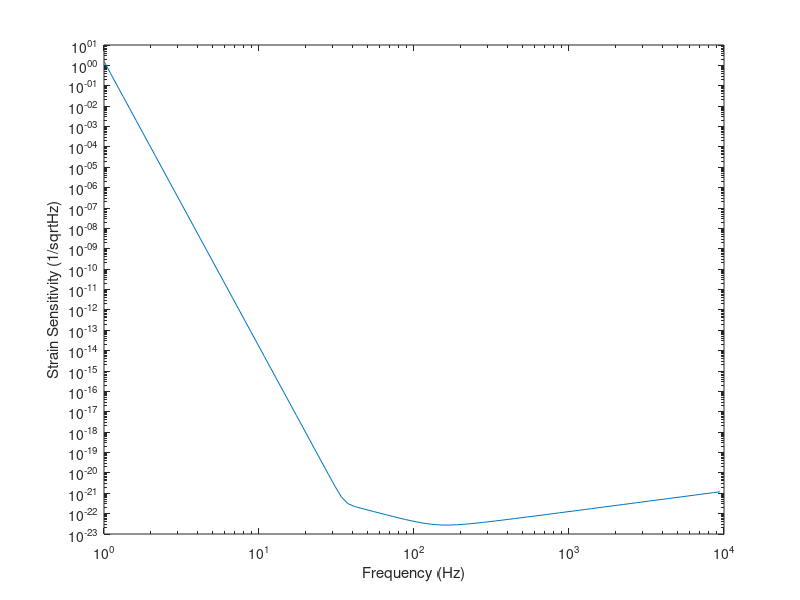
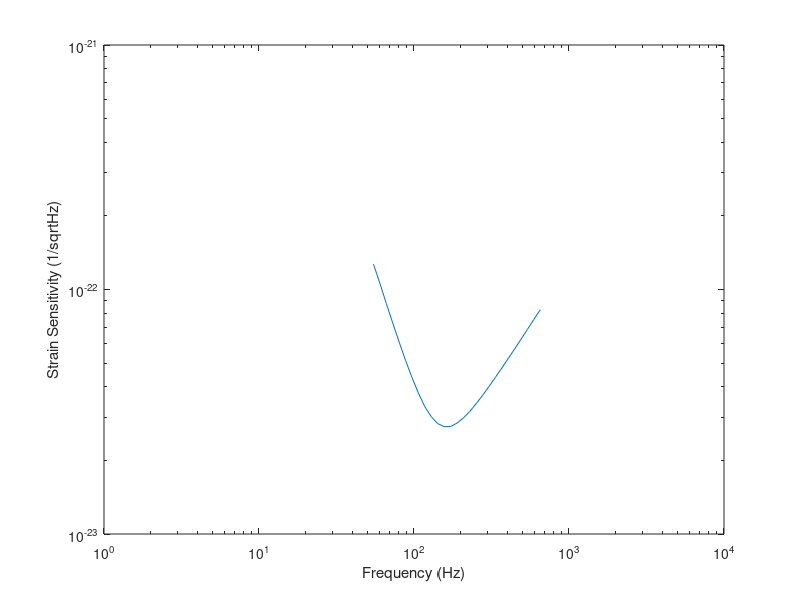

Recreate these plots in MATLAB, in order. (Note: this script raises an error after producing the figures.)
%% Generate simulated GW detector noise
% File containing target sensitivity curve (first column is frequency and
% second column is square root of PSD).
targetSens = load('iLIGOSensitivity.txt');
%%
% Plot the target sensitivity.
loglog(targetSens(:,1),targetSens(:,2));
xlabel('Frequency (Hz)');
ylabel('Strain Sensitivity (1/sqrt{Hz})');

%%
% Select pass band.
fLow = 50;%Hz
fHigh = 700;%Hz
indxfCut = targetSens(:,1)<= fLow | targetSens(:,1)>= fHigh;
targetSens(indxfCut,2)=0;
figure
loglog(targetSens(:,1),targetSens(:,2));
xlabel('Frequency (Hz)');
ylabel('Strain Sensitivity (1/sqrt{Hz})');
snapnow;
%%
% Sampling frequency of the data to be generated (should be less than half
% of the maximum frequency in target PSD.
fs = 4096;%Hz

%% Design filter
% B = fir2(N,F,A) designs an Nth order linear phase FIR digital filter with
% the frequency response specified by vectors F and A and returns the
% filter coefficients in length N+1 vector B.  The frequencies in F must be
% given in increasing order with 0.0 < F < 1.0 and 1.0 corresponding to
% half the sample rate.
%%
% FIR filter order
filtOrdr = 100;
%%
% We only include frequencies up to the Nyquist frequency (half of sampling
% frequency) when designing the filter.
indxfCut = targetSens(:,1)<=fs/2;
% Truncate the target PSD to Nyquist frequency.
targetSens = targetSens(indxfCut,:);

%%
% Add 0 frequency and corresponding PSD value
% as per the requirement of FIR2. Similarly add Nyquist frequency.
if targetSens(1,1) > 0 
    addZero = 1;
else
    addZero = 0;
end
if targetSens(end,1) < fs/2
    addNyq = 1;
else
    addNyq = 0;
end
%%
if addZero
    targetSens = [[0,0];targetSens];
end
if addNyq
    targetSens = [targetSens;[fs/2,0]];
end
%%
% Obtain filter coefficients. 
b = fir2(filtOrdr,targetSens(:,1)/(fs/2),targetSens(:,2));

%%
% Compare target and designed quantities
%Get the impulse response
impDataNSamples = 2048;
impSample = floor(impDataNSamples/2);
impVec = zeros(1,impDataNSamples);
impVec(impSample)=1;
impResp = fftfilt(b,impVec);
%%
%Get the transfer function
designTf = fft(impResp);
%%
%Plot the magnitude of the filter transfer function.
figure;
kNyq = floor(impDataNSamples/2)+1;
posFreq = (0:(kNyq-1))*(1/(impDataNSamples/fs));
plot(posFreq,abs(designTf(1:kNyq)));
hold on;
plot(targetSens(:,1),targetSens(:,2),'r');
ylabel('TF magnitude');
legend('Designed','Target');
xlabel('Frequency (Hz)');
snapnow;

%% Generate noise
% Pass a white noise sequence through the designed filter.
nDataSamples = 16384;
inputNoise = randn(1,nDataSamples);
outputNoise = fftfilt(b,inputNoise);
figure;
plot((0:(nDataSamples-1))/fs,outputNoise);
snapnow;
%%
% Estimate PSD of simulated noise. *Note*: Scaling may be off because of
% (a) factors involved in discrete version of Wiener-Khinchin theorem, and
% (b) factors involved in how pwelch defines PSD. This can be easily
% corrected by multiplying with an overall factor (exercise: work out the
% factor!).
[pxx,f] = pwelch(outputNoise,2048,[],2048,fs);
figure;
plot(f,sqrt(pxx));
xlabel('Frequency (Hz)');
ylabel('[PSD]^{1/2}');
snapnow;